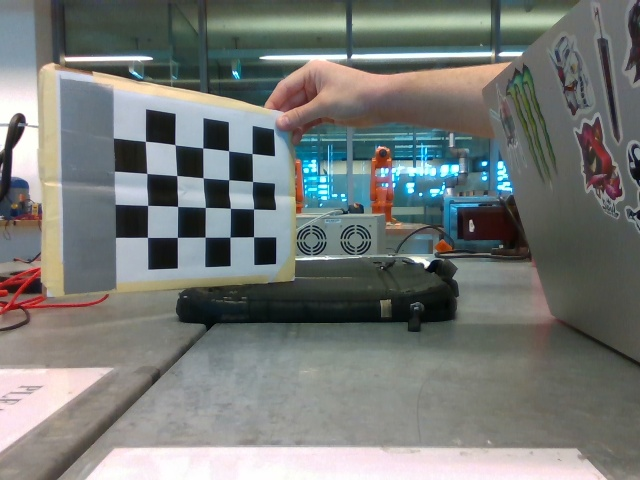
%> input picture MATLAB/frame0000.jpg, 640 x 480 px
$ octave vs_ans.m   (GNU Octave 9; MATLAB toolbox functions it lacks are replaced by stand-ins)
%> lines starting %> are read from the running program, lines starting %| are printed output that depends on the picture
%% Feature detection
close all
clear all

img = imread('frame0000.jpg');
%> img is the input picture: size 480x640x3 uint8; mean R, G, B 117.9, 121.5, 118.7
imgGray = rgb2gray(img);
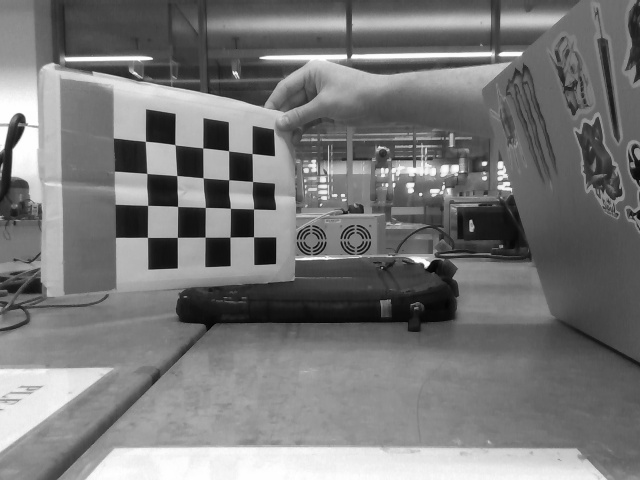
%> imgGray: size 480x640 uint8; min 1, max 255, mean 120.1

% Calculate corner points using Harris Feature detector
cp = detectHarrisFeatures(imgGray);
%> cp = 439 points; strongest (x, y): (426, 267), (152, 59), (421, 195), (229, 151), (178, 207)

cp.Location
%> ans = 439 rows, first 12: [1 153; 1 175; 1 179; 1 309; 2 218; 3 165; 4 152; 4 308; 4 398; 7 291; 8 126; 8 304]


%% Control

%> (the run ends here)

$ run again, with MATLAB/frame0001.jpg copied over MATLAB/frame0000.jpg
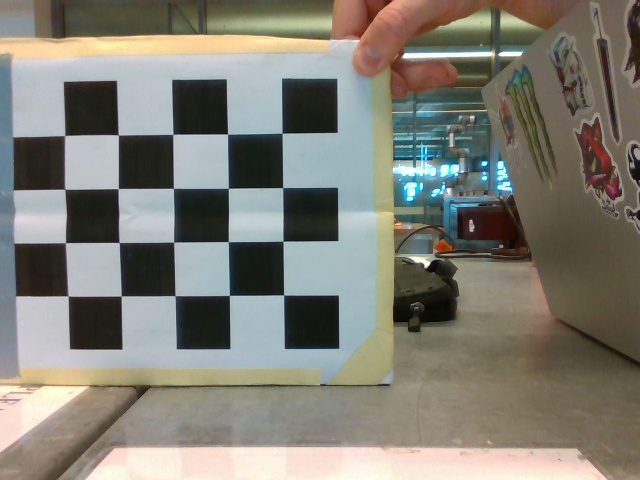
%> input picture MATLAB/frame0001.jpg, 640 x 480 px
%> img is the input picture: size 480x640x3 uint8; mean R, G, B 128.9, 127.2, 117.1
%> `imgGray = rgb2gray(img);`:
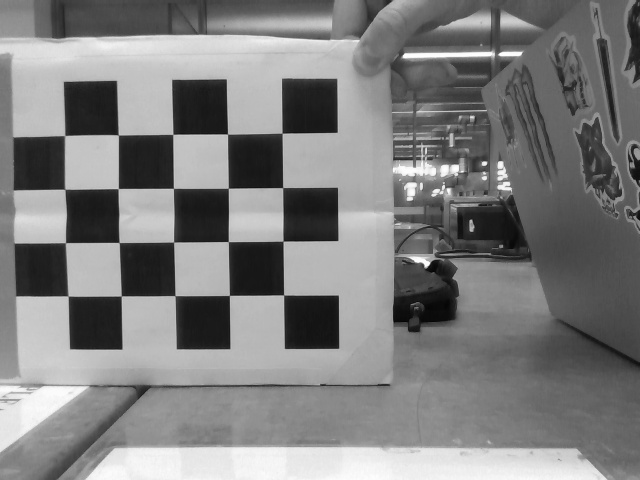
%> imgGray: size 480x640 uint8; min 3, max 254, mean 126.5
%> cp = 257 points; strongest (x, y): (427, 267), (229, 242), (228, 135), (487, 164), (231, 296)
%> ans = 257 rows, first 12: [4 398; 15 139; 15 190; 16 245; 18 296; 20 400; 21 387; 27 390; 44 386; 65 83; 65 190; 67 136]

$ run again, with MATLAB/frame0002.jpg copied over MATLAB/frame0000.jpg
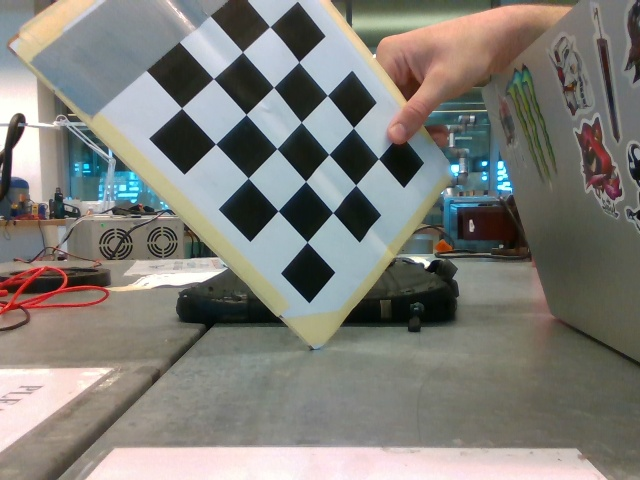
%> input picture MATLAB/frame0002.jpg, 640 x 480 px
%> img is the input picture: size 480x640x3 uint8; mean R, G, B 127.5, 126, 120.2
%> `imgGray = rgb2gray(img);`:
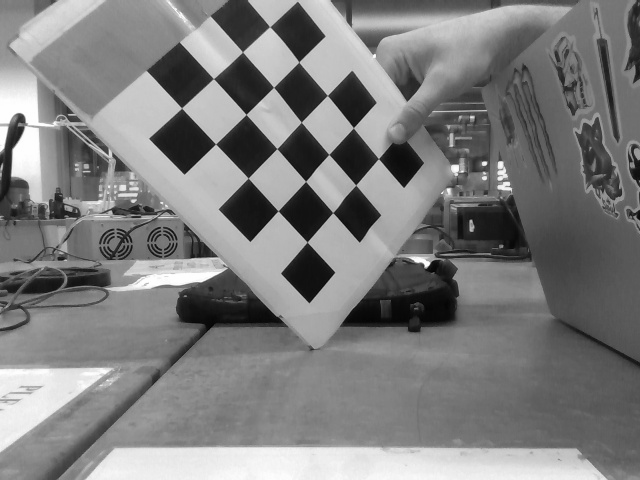
%> imgGray: size 480x640 uint8; min 1, max 255, mean 125.8
%> cp = 424 points; strongest (x, y): (247, 115), (427, 267), (216, 145), (279, 212), (307, 182)
%> ans = 424 rows, first 12: [1 152; 1 175; 1 179; 2 218; 3 152; 3 165; 3 398; 5 307; 7 291; 7 304; 8 127; 8 279]
